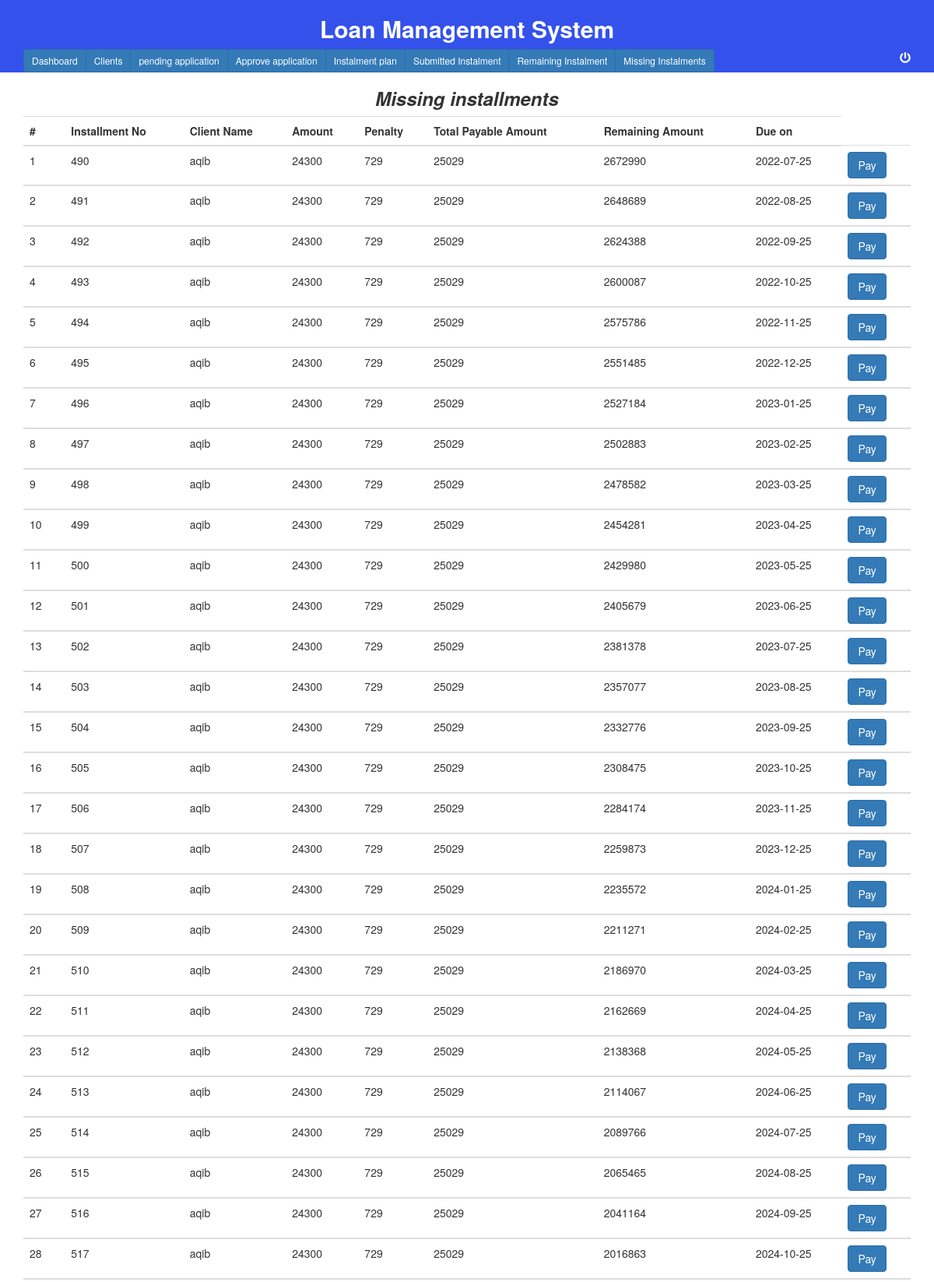
/officer/missinginstalment.php (upper part), run on the app's committed database.
### tables this page shows
CREATE TABLE `loan_schedul` (
  `sh_id` int(11) NOT NULL,
  `loan_id` int(11) NOT NULL,
  `username` varchar(50) NOT NULL,
  `totalamount` bigint(20) NOT NULL,
  `amount` int(11) NOT NULL,
  `date_due` date NOT NULL
);

### officer/missinginstalment.php (the view, shortened to what this page needs)
     <?php
require_once "header.php";
?>
<html>
<head>
</head>
<body>
<?php
	$query="SELECT * FROM loan_schedul ";
		$result= mysqli_query($link,$query);
?>
	<div>
	<div class="container" >
		<table class="table">
						<thead>
						<tr>
					<h3 class="text-center">Missing installments </h3>
								</tr>
							</thead>
						 <thead>
							<tr>
							<th class="serial">#</th>
							<th>Installment No</th>
							<th> Client Name</th>
							<th>Amount</th>
							<th>Penalty</th>
							<th>Total Payable Amount</th>
							 <th>Remaining Amount</th>
							<th>Due on</th>
							 </tr>
						</thead>
						<tbody>
<?php
		$i=1;
	while( $row=mysqli_fetch_assoc($result)){
		$id=$row['sh_id'];
		$name= $row['username'];
		$amount=$row['amount'];
		$tamount=$row['totalamount'];
		$date=$row['date_due'];
?>
		<?php
				$duedate = new DateTime($row["date_due"]);
				$today   = new DateTime('now');
				if ($duedate < $today) {
					$penalty =$amount*3/100;
					$total=$penalty+$amount;
			?>
						<tr>
							<td class="serial"><?php echo $i++; ?></td>
							<td><?Php echo $id; ?></td>
							<td><?Php echo $name;?></td>
							<td><?Php echo $amount ;?></td>
							<td><?Php echo $penalty ;?></td>
							<td><?Php echo $total ;?></td>
							<td><?Php echo $tamount ;?></td>
							<td><?Php echo $date;?></td>
						<form method="GET">
							<td><button class="btn btn-primary" name="pid" value="<?Php echo $id; ?>">Pay</button></td>
						</form>
						</tr>
						</tbody>
						<?Php
						}
						};?>
		</table>
					</div>
				</div>
</body>
</html>

### style.css (style rules this page uses)
body { width: 100%; }
h3 { font-weight: bold; text-align: center; font-style: italic; }

### data on the page
loan_schedul: sh_id "490", username "aqib", amount "24300", amount "729", amount "25029", totalamount "2672990", date_due "2022-07-25"
loan_schedul: sh_id "491", username "aqib", amount "24300", amount "729", amount "25029", totalamount "2648689", date_due "2022-08-25"
loan_schedul: sh_id "492", username "aqib", amount "24300", amount "729", amount "25029", totalamount "2624388", date_due "2022-09-25"
loan_schedul: sh_id "493", username "aqib", amount "24300", amount "729", amount "25029", totalamount "2600087", date_due "2022-10-25"
loan_schedul: sh_id "494", username "aqib", amount "24300", amount "729", amount "25029", totalamount "2575786", date_due "2022-11-25"
loan_schedul: sh_id "495", username "aqib", amount "24300", amount "729", amount "25029", totalamount "2551485", date_due "2022-12-25"
loan_schedul: sh_id "496", username "aqib", amount "24300", amount "729", amount "25029", totalamount "2527184", date_due "2023-01-25"
loan_schedul: sh_id "497", username "aqib", amount "24300", amount "729", amount "25029", totalamount "2502883", date_due "2023-02-25"
loan_schedul: sh_id "498", username "aqib", amount "24300", amount "729", amount "25029", totalamount "2478582", date_due "2023-03-25"
loan_schedul: sh_id "499", username "aqib", amount "24300", amount "729", amount "25029", totalamount "2454281", date_due "2023-04-25"
loan_schedul: sh_id "500", username "aqib", amount "24300", amount "729", amount "25029", totalamount "2429980", date_due "2023-05-25"
loan_schedul: sh_id "501", username "aqib", amount "24300", amount "729", amount "25029", totalamount "2405679", date_due "2023-06-25"
loan_schedul: sh_id "502", username "aqib", amount "24300", amount "729", amount "25029", totalamount "2381378", date_due "2023-07-25"
loan_schedul: sh_id "503", username "aqib", amount "24300", amount "729", amount "25029", totalamount "2357077", date_due "2023-08-25"
loan_schedul: sh_id "504", username "aqib", amount "24300", amount "729", amount "25029", totalamount "2332776", date_due "2023-09-25"
loan_schedul: sh_id "505", username "aqib", amount "24300", amount "729", amount "25029", totalamount "2308475", date_due "2023-10-25"
loan_schedul: sh_id "506", username "aqib", amount "24300", amount "729", amount "25029", totalamount "2284174", date_due "2023-11-25"
loan_schedul: sh_id "507", username "aqib", amount "24300", amount "729", amount "25029", totalamount "2259873", date_due "2023-12-25"
loan_schedul: sh_id "508", username "aqib", amount "24300", amount "729", amount "25029", totalamount "2235572", date_due "2024-01-25"
loan_schedul: sh_id "509", username "aqib", amount "24300", amount "729", amount "25029", totalamount "2211271", date_due "2024-02-25"
loan_schedul: sh_id "510", username "aqib", amount "24300", amount "729", amount "25029", totalamount "2186970", date_due "2024-03-25"
loan_schedul: sh_id "511", username "aqib", amount "24300", amount "729", amount "25029", totalamount "2162669", date_due "2024-04-25"
loan_schedul: sh_id "512", username "aqib", amount "24300", amount "729", amount "25029", totalamount "2138368", date_due "2024-05-25"
loan_schedul: sh_id "513", username "aqib", amount "24300", amount "729", amount "25029", totalamount "2114067", date_due "2024-06-25"
loan_schedul: sh_id "514", username "aqib", amount "24300", amount "729", amount "25029", totalamount "2089766", date_due "2024-07-25"
loan_schedul: sh_id "515", username "aqib", amount "24300", amount "729", amount "25029", totalamount "2065465", date_due "2024-08-25"
loan_schedul: sh_id "516", username "aqib", amount "24300", amount "729", amount "25029", totalamount "2041164", date_due "2024-09-25"
loan_schedul: sh_id "517", username "aqib", amount "24300", amount "729", amount "25029", totalamount "2016863", date_due "2024-10-25"
